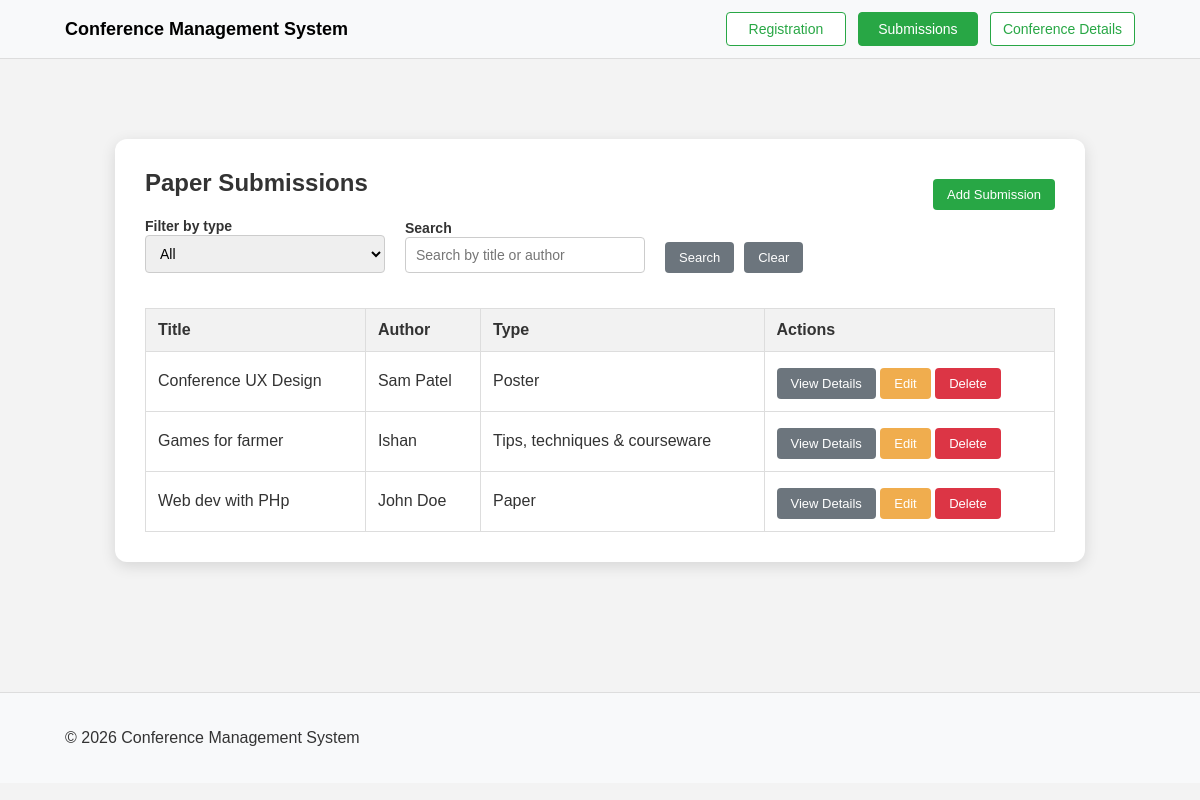
The app's page /submissions.php, older data.
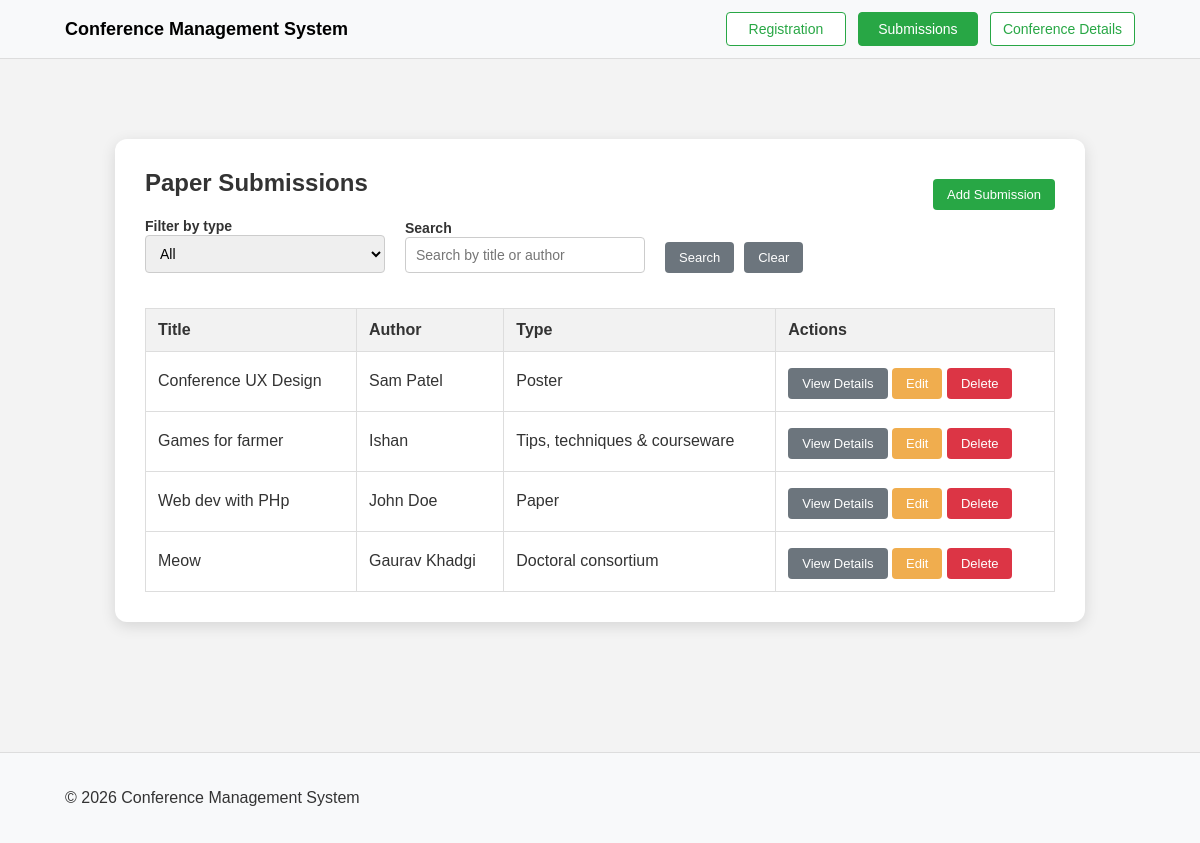
The same page, newer data.
### tables this page shows
CREATE TABLE Submissions (
    id INTEGER PRIMARY KEY AUTOINCREMENT,
    User_id INTEGER,
    title TEXT NOT NULL,
    paper_type TEXT,
    accepted BOOLEAN,
    abstract TEXT,
    FOREIGN KEY (User_id) REFERENCES Users(id)
);

CREATE TABLE Users (
    id INTEGER PRIMARY KEY AUTOINCREMENT,
    Name TEXT NOT NULL,
    Email TEXT UNIQUE,
    affiliation TEXT,
    Role TEXT
);

### submissions.php (the view, shortened to what this page needs)
<?php
include('db_conn.php');
$search = trim($_GET['search'] ?? '');
$type = trim($_GET['type'] ?? 'all');
$sql = "
    SELECT
        s.id,
        s.title,
        s.paper_type,
        s.abstract,
        u.Name AS author_name,
        u.Email AS author_email,
        u.affiliation
    FROM Submissions s
    JOIN Users u ON s.User_id = u.id
    WHERE 1 = 1
";
$params = [];
$sql .= " ORDER BY s.id ASC";
$stmt = $pdo->prepare($sql);
$stmt->execute($params);
$submissions = $stmt->fetchAll(PDO::FETCH_ASSOC);
?>
<!DOCTYPE html>
<html lang="en">
<head>
  <link rel="stylesheet" href="styles.css" />
</head>
<body>
  <nav class="navbar">
        <div class="container">
            <a class="brand" href="index.php">Conference Management System</a>
            <div class="nav-buttons">
                <a class="btn btn-outline nav-link" href="registration.php">Registration</a>
                <a class="btn btn-outline nav-link" href="submissions.php">Submissions</a>
                <a class="btn btn-outline nav-link" href="conference_details.php">Conference Details</a>
            </div>
        </div>
    </nav>
  <main class="content-area">
    <div class="wrapper">
      <div class="details-box">
        <div style="display:flex; justify-content:space-between; align-items:center; gap:16px; flex-wrap:wrap;">
          <h2>Paper Submissions</h2>
          <a href="create_submissions.php" class="success-btn">Add Submission</a>
        </div>
        <form method="get" class="filter-box">
          <div>
            <label for="typeFilter">Filter by type</label><br>
            <select id="typeFilter" name="type">
              <option value="all" <?php if ($type === 'all') echo 'selected'; ?>>All</option>
            </select>
          </div>
          <div>
            <label for="searchInput">Search</label><br>
            <input
              type="text"
              id="searchInput"
              name="search"
              placeholder="Search by title or author"
              value="<?php echo htmlspecialchars($search); ?>"
            />
          </div>
          <div class="filter-buttons">
            <button type="submit" class="secondary-btn">Search</button>
            <a href="submissions.php" class="detailsBtn">Clear</a>
          </div>
        </form>
        <div class="table-wrap">
          <table class="submission-table">
            <thead>
              <tr>
                <th>Title</th>
                <th>Author</th>
                <th>Type</th>
                <th>Actions</th>
              </tr>
            </thead>
            <tbody>
              <?php if (count($submissions) > 0): ?>
                <?php foreach ($submissions as $row): ?>
                  <tr>
                    <td><?php echo htmlspecialchars($row['title']); ?></td>
                    <td><?php echo htmlspecialchars($row['author_name']); ?></td>
                    <td><?php echo htmlspecialchars($row['paper_type']); ?></td>
                    <td class="actions-cell">
                      <a href="details.php?id=<?php echo $row['id']; ?>" class="detailsBtn">View Details</a>
                      <a href="update_submission.php?id=<?php echo $row['id']; ?>" class="warning-btn">Edit</a>
                      <form action="engine.php" method="post" class="delete-form" style="display:inline;">
                        <button type="submit" name="delete_submission" class="danger-btn">Delete</button>
                      </form>
                    </td>
                  </tr>
                <?php endforeach; ?>
              <?php else: ?>
                <tr>
                  <td colspan="4">No matching submissions found.</td>
                </tr>
              <?php endif; ?>
            </tbody>
          </table>
        </div>
      </div>
    </div>
  </main>
  <footer>
    <div class="container footer-row">
      <p>&copy; 2026 Conference Management System</p>
    </div>
  </footer>
</body>
</html>

### styles.css (style rules this page uses)
* { box-sizing: border-box; }
body { margin: 0; font-family: Arial, sans-serif; background-color: #f3f3f3; color: #333; }
a { text-decoration: none; color: inherit; }
.navbar { background-color: #f8f9fa; border-bottom: 1px solid #ddd; padding: 12px 0; }
.container { max-width: 1100px; margin: auto; padding: 0 15px; display: flex; justify-content: space-between; align-items: center; }
.brand { text-decoration: none; font-weight: bold; font-size: 18px; color: #000; }
.nav-buttons { display: flex; gap: 12px; flex-wrap: wrap; }
.btn-outline { display: inline-block; min-width: 120px; text-align: center; padding: 8px 12px; border: 1px solid #28a745; color: #28a745; text-decoration: none; border-radius: 4px; font-size: 14px; background: #fff; }
.btn-outline:hover, .btn-outline.active { background-color: #28a745; color: white; }
.content-area, .content-area-register { padding-top: 50px; padding-bottom: 50px; }
.wrapper { max-width: 1000px; margin: 30px auto; padding: 0 15px; }
.details-box, .form-box-register, .page-box { background: white; padding: 30px; border-radius: 12px; max-width: 1000px; margin: auto; box-shadow: 0px 4px 15px rgba(0, 0, 0, 0.12); }
h1, h2, h3 { color: #333; margin-top: 0; }
.filter-box { display: flex; gap: 20px; margin-bottom: 20px; flex-wrap: wrap; align-items: end; }
.filter-box label { font-size: 14px; font-weight: bold; }
.filter-box select, .filter-box input { padding: 9px 10px; width: 240px; font-size: 14px; box-sizing: border-box; border: 1px solid #ccc; border-radius: 4px; }
.filter-buttons { display: flex; flex-direction: row; gap: 10px; align-items: center; }
.table-wrap { overflow-x: auto; }
.submission-table { width: 100%; border-collapse: collapse; margin-top: 15px; background: #fff; }
.submission-table th, .submission-table td { border: 1px solid #ddd; padding: 12px; text-align: left; vertical-align: middle; }
.submission-table th { background-color: #f2f2f2; font-weight: bold; }
.actions-cell { white-space: nowrap; }
.primary-btn, .secondary-btn, .success-btn, .warning-btn, .danger-btn, .detailsBtn { display: inline-block; padding: 8px 14px; font-size: 13px; border-radius: 4px; cursor: pointer; border: none; text-decoration: none; margin-top: 4px; }
.secondary-btn { background-color: #6c757d; color: white; }
.success-btn { background-color: #28a745; color: white; }
.warning-btn { background-color: #f0ad4e; color: white; }
.danger-btn { background-color: #dc3545; color: white; }
.detailsBtn { background-color: #6c757d; color: white; }
footer { padding: 20px; background-color: #f8f9fa; margin-top: 50px; border-top: 1px solid #ddd; }
.footer-row { width: 100%; text-align: center; }

Row changes from the older to the newer data that the page shows:
added submissions: title "Meow", User.Name "Gaurav Khadgi", paper_type "Doctoral consortium"
